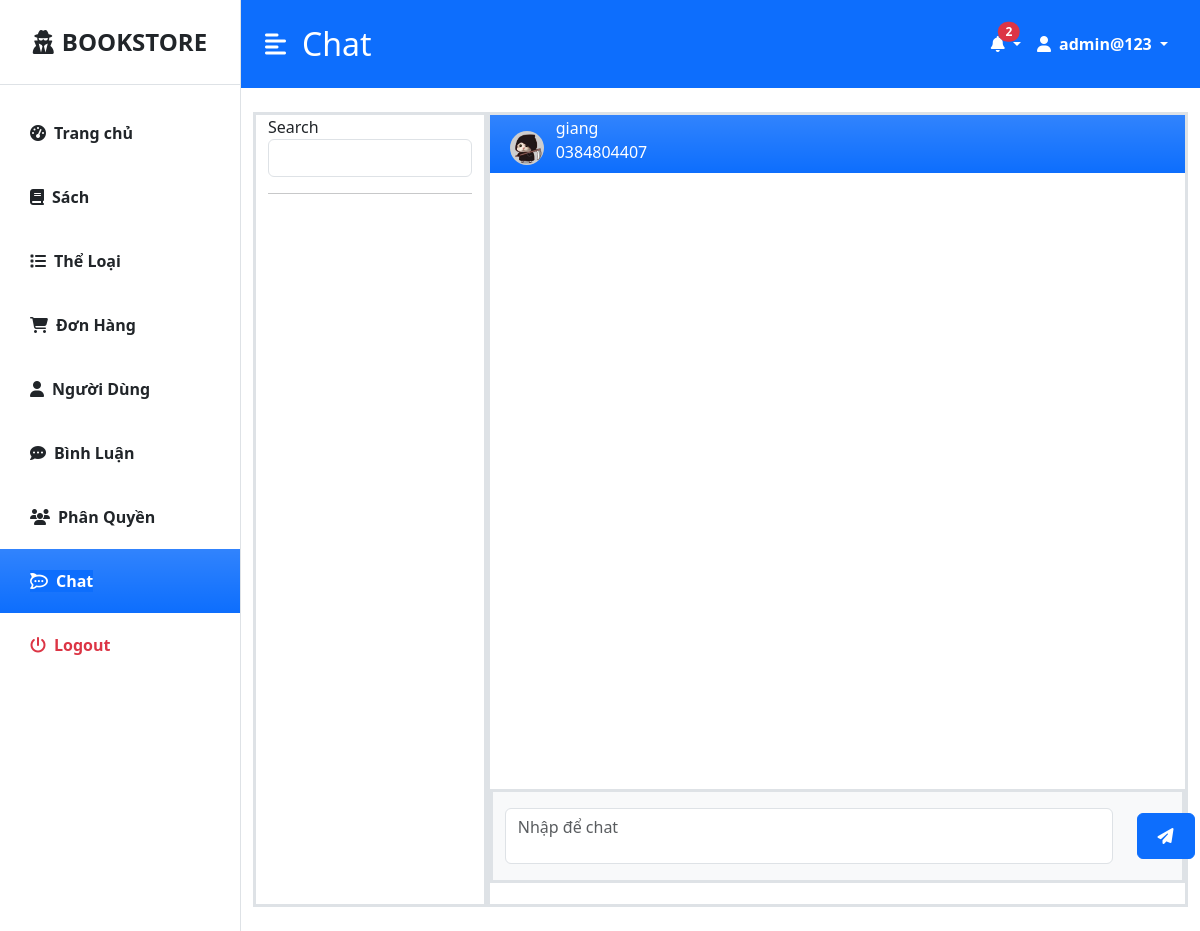
/admin/modules/chat/chat.php?receiver_id=130 (signed in), run on the app's committed database.
### tables this page shows
CREATE TABLE `sach` (
  `idSach` int(100) NOT NULL,
  `tenSach` varchar(450) NOT NULL,
  `motaSach` varchar(7000) NOT NULL,
  `idTheLoai` int(100) NOT NULL,
  `imgSach` text NOT NULL,
  `soLuong` int(100) NOT NULL,
  `price` int(100) NOT NULL
);

CREATE TABLE `avatar` (
  `idAvatar` int(100) NOT NULL,
  `idUser` int(100) NOT NULL,
  `tenHinh` text NOT NULL
);

CREATE TABLE `users` (
  `idUser` int(100) NOT NULL,
  `nameUser` varchar(100) NOT NULL,
  `sdtUser` varchar(10) NOT NULL,
  `emailUser` varchar(100) NOT NULL
);

### admin/modules/chat/chat.php (the view, shortened to what this page needs)
<?php
include "../component_ad/header_admin.php";
$page = 'Chat'
?>
<div class="d-flex" id="wrapper">
    <?php include '../component_ad/sidebar.php'; ?>
    <div id="page-content-wrapper">
        <?php include '../component_ad/main_side.php' ?>
        <div class="container-fluid px-4 py-4">
            <div class="row">
                <div class="col-3 border border-3">
                    <div class="form-group">
                        <label for="getName">Search</label>
                        <input type="text" id="getName" class="form-control">
                        <hr>
                    </div>
                    <div class="list" style="height: 680px;overflow: auto;">
                    </div>
                </div>
                <?php
                $receiver_id = $_GET['receiver_id'];
                $select_user = $conn->prepare("SELECT * FROM users u, avatar a WHERE u.idUser=a.idUser AND a.idUser='$receiver_id'");
                $select_user->execute();
                if ($select_user->rowCount() > 0) {
                    $row = $select_user->fetch(PDO::FETCH_ASSOC);
                ?>
                    <div class="col-9 border border-3">
                        <div class="row bg-primary bg-gradient pb-2 mb-3">
                            <div class="col-1 mt-3 ms-2">
                                <img src="/../project/uploads/<?= $row['tenHinh'] ?>" class="img-fluid rounded-circle" alt="">
                            </div>
                            <div class="col-6 my-auto text-white">
                                <div class="row"><?= $row['nameUser'] ?></div>
                                <div class="row"><?= $row['sdtUser'] ?></div>
                            </div>
                        </div>
                        <div class="chat-box" style="height: 600px; width: 100%; overflow: auto;">
                        </div>
                        <form method="post" class="row bg-light py-3 border border-3" id="typing-sending">
                            <div class="col-11">
                                <input type="text" class="form-control pb-4" id="typing" name="message" placeholder="Nhập để chat">
                            </div>
                            <div class="col-1 my-auto">
                                <button type="submit" onclick="return chat_validation()" class="btn btn-primary" id="sending">
                                    <i class="fa fa-paper-plane px-2 py-2" aria-hidden="true"></i>
                                </button>
                            </div>
                        </form>
                    </div>
                <?php
                }
                ?>
            </div>
        </div>
    </div>
    <?php include "../component_ad/footer_admin.php"; ?>

### admin/modules/component_ad/main_side.php (shortened to what this page needs)
<div class="bg-primary">
    <nav class="navbar navbar-expand-lg navbar-light bg-transparent py-4 px-4">
        <div class="d-flex align-items-center">
            <i class="fas fa-align-left text-white fs-4 me-3" id="menu-toggle"></i>
            <h2 class="fs-2 m-0 text-white">
                <?php
                    if (isset($page)) echo $page;
                ?>
            </h2>
        </div>
        <div class="collapse navbar-collapse" id="navbarSupportedContent">
            <ul class="navbar-nav ms-auto mb-2 mb-lg-0">
                <li class="nav-item dropdown">
                    <a class="nav-link dropdown-toggle text-white fw-bold" role="button" data-bs-toggle="dropdown">
                        <i class="fa-solid fa-bell"></i>
                        <span class="position-absolute top-20 start-70 translate-middle badge rounded-pill bg-danger">
                            <?php
                            require '../../../config/connect.php';
                            $flag = 0;
                            $select_donhang = $conn->prepare("SELECT * FROM `orders` WHERE status_order=5 OR status_order=1");
                            $select_donhang->execute();
                            $select_slSach = $conn->prepare("SELECT idSach,soLuong FROM `sach`");
                            $select_slSach->execute();
                            if ($select_donhang->rowCount() > 0) {
                                $flag = 1;
                                if ($select_slSach->rowCount() > 0) {
                                    while ($row_slSach = $select_slSach->fetch(PDO::FETCH_ASSOC)) {
                                        if ($row_slSach['soLuong'] == 0) {
                                            $flag = 2;
                                            break;
                                        }
                                    }
                                }
                            }
                            echo $flag;
                            ?>
                        </span>
                    </a>
                </li>
                <li class="nav-item dropdown">
                    <a class="nav-link dropdown-toggle fw-bold text-white" href="#" role="button" data-bs-toggle="dropdown" aria-expanded="false">
                        <i class="fas fa-user me-2"></i><?php if (isset($_SESSION['admin_name'])) echo $_SESSION['admin_name']; ?>
                    </a>
                </li>
            </ul>
        </div>
    </nav>
</div>

### admin/css/admin_style.css (style rules this page uses)
.form-group { margin-bottom: 30px; }
#wrapper { overflow-x: hidden; }
#page-content-wrapper { min-width: 100vw; }
#menu-toggle { cursor: pointer; }
@media (min-width: 768px) { #page-content-wrapper { min-width: 0; width: 100%; } }

### data on the page
sach: soLuong "2"
avatar: tenHinh (picture), idUser.nameUser "giang", idUser.sdtUser "0384804407"

### other printed values
$page "Chat"
$_SESSION['admin_name'] "admin@123"
